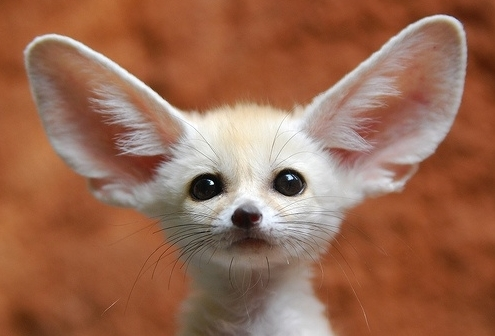
//> input picture HW2_1771046_이혜진/44p_Histogram_Matching_RGB/input.jpg, 495 x 336 px
$ ./hist_matching   (built with g++ and OpenCV 4)
//> lines starting //> are read from the running program, lines starting //| are printed output that depends on the picture
#include "hist_func.h"

void hist_eq(Mat& input, Mat& equalized, G* trans_func, float* CDF);
void matching_func(Mat& input, Mat& equalized, G* trans_func, float* CDF);

int main() {

	Mat input = imread("input.jpg", IMREAD_COLOR);
//> input is the input picture: 336 rows x 495 cols, CV_8UC3; mean B, G, R 81.4, 105.2, 153.6
	Mat reference = imread("reference.jpg", IMREAD_COLOR);
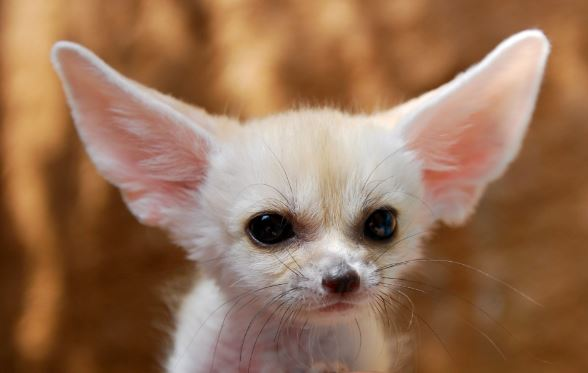
//> input picture HW2_1771046_이혜진/44p_Histogram_Matching_RGB/reference.JPG, 588 x 373 px
//> reference is the input picture: 373 rows x 588 cols, CV_8UC3; mean B, G, R 85.8, 113.6, 151.7
	Mat equalized_YUV_input;
	Mat equalized_YUV_reference;

	// RGB -> YUV
	cvtColor(input, equalized_YUV_input, COLOR_RGB2YUV);
//> equalized_YUV_input: 336 rows x 495 cols, CV_8UC3; mean of channels 0, 1, 2 103.6, 152.5, 108.5
	cvtColor(reference, equalized_YUV_reference, COLOR_RGB2YUV);
//> equalized_YUV_reference: 373 rows x 588 cols, CV_8UC3; mean of channels 0, 1, 2 109.6, 148.7, 107.1
	Mat matching_input = equalized_YUV_input.clone();

	// namedWindow("matching_test_input", WINDOW_AUTOSIZE); // 애초에 초록빛으로 출력
	// imshow("matching_test_input", matching_input);

	// split each channel(Y, U, V) input
	Mat channels1[3];
	split(equalized_YUV_input, channels1);
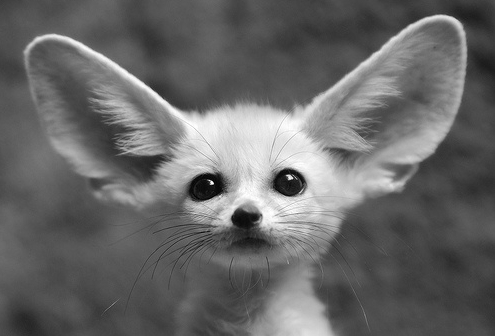
//> channels1[0]: 336 rows x 495 cols, CV_8UC1; min 0, max 255, mean 103.6
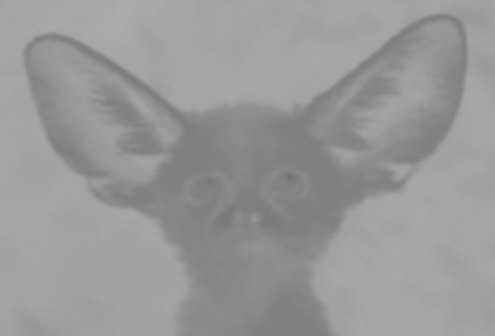
//> channels1[1]: 336 rows x 495 cols, CV_8UC1; min 113, max 171, mean 152.5
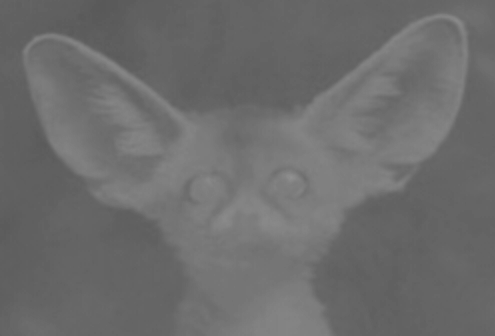
//> channels1[2]: 336 rows x 495 cols, CV_8UC1; min 89, max 145, mean 108.5
	Mat Y1 = channels1[0];

	// split each channel(Y, U, V) reference
	Mat channels2[3];
	split(equalized_YUV_reference, channels2);
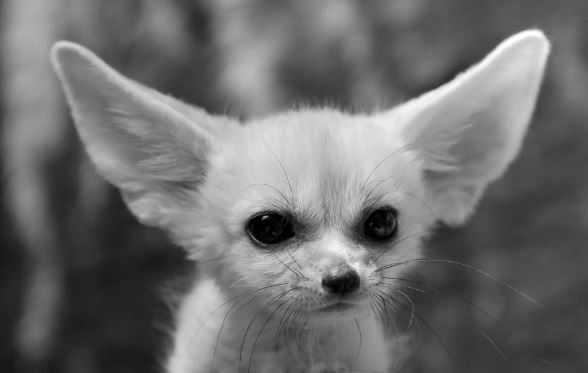
//> channels2[0]: 373 rows x 588 cols, CV_8UC1; min 0, max 255, mean 109.6
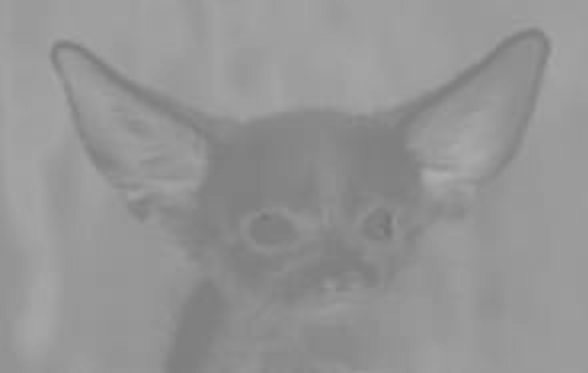
//> channels2[1]: 373 rows x 588 cols, CV_8UC1; min 118, max 175, mean 148.7
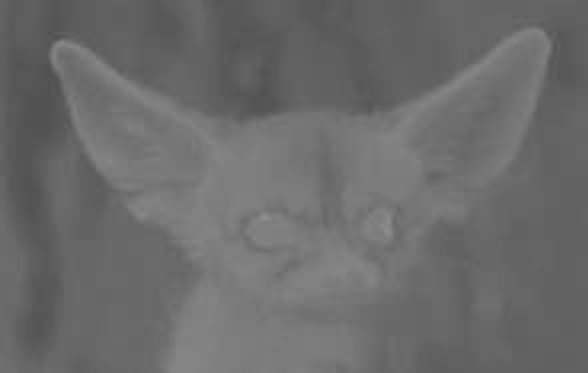
//> channels2[2]: 373 rows x 588 cols, CV_8UC1; min 80, max 142, mean 107.1
	Mat Y2 = channels2[0];

	// PDF or transfer function txt files
	FILE* f_PDF_RGB_input;
	FILE* f_equalized_PDF_YUV_input;
	FILE* f_trans_func_eq_YUV_input;
	FILE* f_matching;
	FILE* f_PDF_matching;
	FILE* f_matching_PDF_YUV_input;

	FILE* f_PDF_RGB_reference;
	FILE* f_equalized_PDF_YUV_reference;
	FILE* f_trans_func_eq_YUV_reference;
	FILE* f_inverse;

	fopen_s(&f_PDF_RGB_input, "PDF_RGB_input.txt", "w+");
	fopen_s(&f_equalized_PDF_YUV_input, "equalized_PDF_YUV_input.txt", "w+");
	fopen_s(&f_trans_func_eq_YUV_input, "trans_func_eq_YUV_input.txt", "w+");
	fopen_s(&f_matching, "matching.txt", "w+");
	fopen_s(&f_PDF_matching, "PDF_matching.txt", "w+");
	fopen_s(&f_matching_PDF_YUV_input, "matching_PDF_YUV_input.txt", "w+");

	fopen_s(&f_PDF_RGB_reference, "PDF_RGB_reference.txt", "w+");
	fopen_s(&f_equalized_PDF_YUV_reference, "equalized_PDF_YUV_reference.txt", "w+");
	fopen_s(&f_trans_func_eq_YUV_reference, "trans_func_eq_YUV_reference.txt", "w+");
	fopen_s(&f_inverse, "inverse.txt", "w+");

//> (the run ends here: the program needs code that is not available in this run, at `float** PDF_RGB_input = cal_PDF_RGB(input);`)
